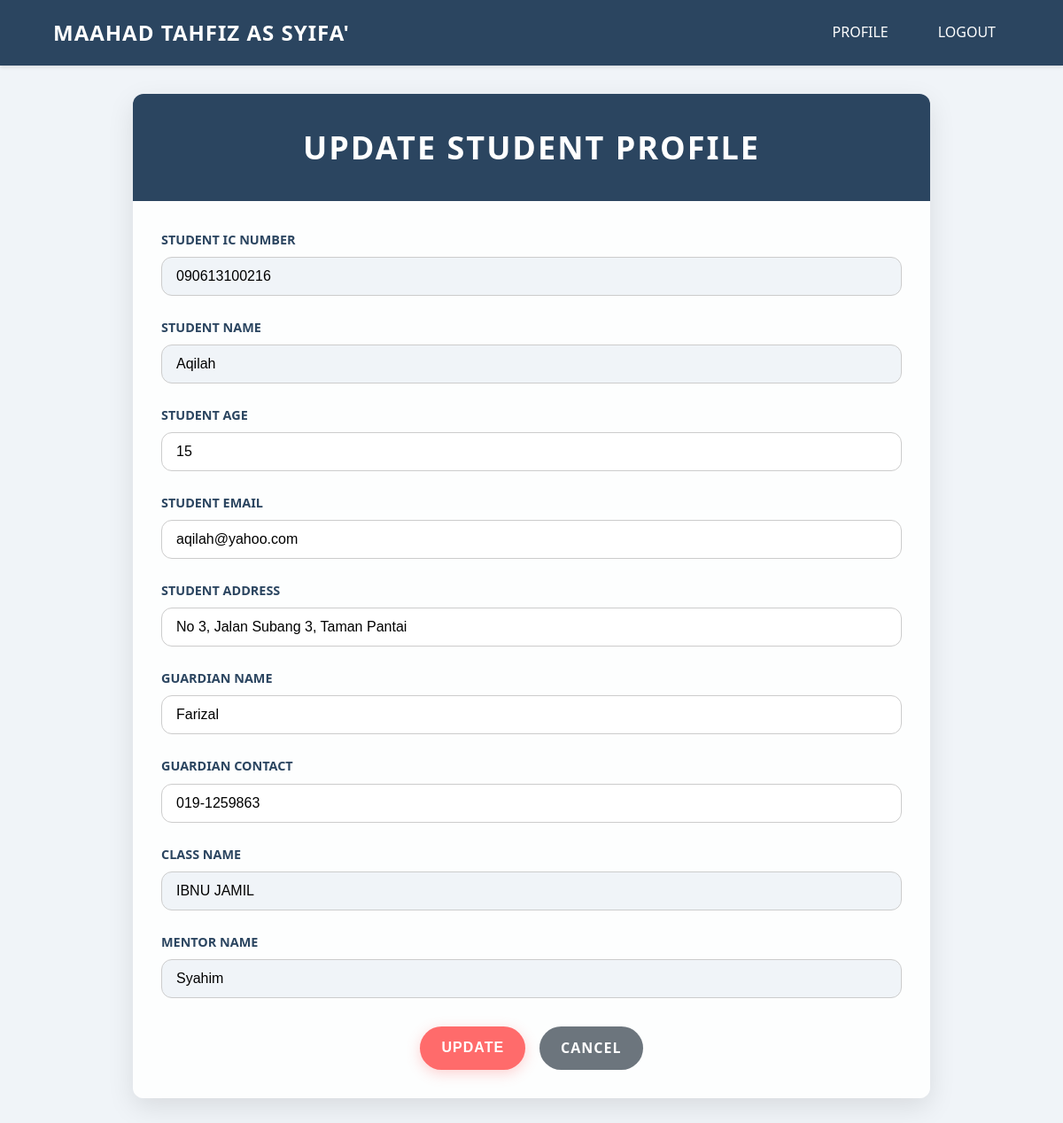
Page /stuUpdate.php (signed in) on the committed database.
### tables this page shows
CREATE TABLE `student` (
  `studentIC` varchar(14) NOT NULL,
  `studentPass` varchar(255) NOT NULL,
  `studentName` varchar(30) NOT NULL,
  `studentAge` int NOT NULL,
  `studentEmail` varchar(30) NOT NULL,
  `studentAddress` varchar(100) NOT NULL,
  `guardianName` varchar(30) NOT NULL,
  `guardianContact` varchar(12) NOT NULL,
  `status` varchar(2) NOT NULL,
  `classID` varchar(10) NOT NULL
);

CREATE TABLE `class` (
  `classID` varchar(10) NOT NULL,
  `className` varchar(30) NOT NULL,
  `classCount` int NOT NULL,
  `staffID` varchar(10) NOT NULL
);

CREATE TABLE `staff` (
  `staffID` varchar(10) NOT NULL,
  `staffName` varchar(30) NOT NULL,
  `staffEmail` varchar(30) NOT NULL,
  `staffContact` varchar(12) NOT NULL,
  `qualification` varchar(30) NOT NULL,
  `staffRole` varchar(30) NOT NULL,
  `staffPass` varchar(255) NOT NULL
);

### stuUpdate.php (the view, shortened to what this page needs)
<?php
include_once "stuHeader.php";
$studentIC = $_SESSION['userID'];
$stmt = $conn->prepare("
    SELECT s.*, c.className, st.staffName as mentorName
    FROM student s
    JOIN class c ON s.classID = c.classID
    JOIN staff st ON c.staffID = st.staffID
    WHERE s.studentIC = ?
");
$stmt->bind_param("s", $studentIC);
$stmt->execute();
$result = $stmt->get_result();
if ($result->num_rows === 1) {
    $row = $result->fetch_assoc();
    $studentName = $row['studentName'];
    $studentAge = $row['studentAge'];
    $studentEmail = $row['studentEmail'];
    $studentAddress = $row['studentAddress'];
    $guardianName = $row['guardianName'];
    $guardianContact = $row['guardianContact'];
    $className = $row['className'];
    $mentorName = $row['mentorName'];
} else {
    echo "Error: Student not found.";
    exit;
}
?>
<!DOCTYPE html>
<html lang="en">
<head>
</head>
<body>
    <div class="update-container">
        <div class="update-header">
            <h2>Update Student Profile</h2>
        </div>
        <div class="update-content">
            <form action="stuUpdate.php" method="post" onsubmit="return validateForm()">
                <div class="form-group">
                    <label>Student IC Number</label>
                    <input type="text" name="studentIC" class="form-control"
                        value="<?php echo htmlspecialchars($studentIC); ?>" readonly>
                </div>
                <div class="form-group">
                    <label>Student Name</label>
                    <input type="text" name="studentName" class="form-control"
                        value="<?php echo htmlspecialchars($studentName); ?>" readonly>
                </div>
                <div class="form-group">
                    <label>Student Age</label>
                    <input type="number" name="studentAge" class="form-control"
                        value="<?php echo htmlspecialchars($studentAge); ?>" required>
                </div>
                <div class="form-group">
                    <label>Student Email</label>
                    <input type="email" name="studentEmail" class="form-control"
                        value="<?php echo htmlspecialchars($studentEmail); ?>" required>
                </div>
                <div class="form-group">
                    <label>Student Address</label>
                    <input type="text" name="studentAddress" class="form-control"
                        value="<?php echo htmlspecialchars($studentAddress); ?>" required>
                </div>
                <div class="form-group">
                    <label>Guardian Name</label>
                    <input type="text" name="guardianName" class="form-control"
                        value="<?php echo htmlspecialchars($guardianName); ?>" pattern="[A-Za-z\s]+"
                        title="Only letters and spaces are allowed" required>
                </div>
                <div class="form-group">
                    <label>Guardian Contact</label>
                    <input type="text" name="guardianContact" class="form-control"
                        value="<?php echo htmlspecialchars($guardianContact); ?>" pattern="01\d-\d{7}"
                        title="Format: 01#-#######" required>
                </div>
                <div class="form-group">
                    <label>Class Name</label>
                    <input type="text" name="className" class="form-control"
                        value="<?php echo htmlspecialchars($className); ?>" readonly>
                </div>
                <div class="form-group">
                    <label>Mentor Name</label>
                    <input type="text" name="mentorName" class="form-control"
                        value="<?php echo htmlspecialchars($mentorName); ?>" pattern="[A-Za-z\s]+"
                        title="Only letters and spaces are allowed" readonly>
                </div>
                <div class="btn-container">
                    <input type="submit" class="btn btn-primary" value="Update">
                    <a href="stuProfile.php" class="btn btn-secondary">Cancel</a>
                </div>
            </form>
        </div>
    </div>
</body>
</html>

### stuHeader.php (style rules this page uses)
:root { --primary-color: #2b4560; --secondary-color: #ffffff; --hover-color: #3a5f81; --background-color: #f0f4f8; }
* { margin: 0; padding: 0; box-sizing: border-box; }
body { font-family: 'Segoe UI', Tahoma, Geneva, Verdana, sans-serif; background-color: var(--background-color); line-height: 1.6; }

### stuUpdate.php (style rules this page uses)
:root { --primary-color: #2b4560; --secondary-color: #ffffff; --accent-color: #ff6b6b; --text-color: #333; --border-radius: 12px; --background-color: #f0f4f8; }
.update-container { max-width: 900px; margin: 2rem auto; background: rgba(255, 255, 255, 0.9); border-radius: var(--border-radius); box-shadow: 0 10px 30px rgba(0, 0, 0, 0.1); overflow: hidden; }
.update-header { background-color: var(--primary-color); color: var(--secondary-color); padding: 2rem; text-align: center; font-size: 1.5em; letter-spacing: 2px; text-transform: uppercase; }
.update-content { padding: 2rem; }
.form-group { margin-bottom: 1.5rem; }
.form-group label { display: block; font-weight: 600; margin-bottom: 0.5rem; color: var(--primary-color); font-size: 0.9em; text-transform: uppercase; }
.form-control { width: 100%; padding: 0.75rem 1rem; font-size: 1em; border: 1px solid #ccc; border-radius: var(--border-radius); transition: all 0.3s ease; }
.form-control[readonly] { background-color: var(--background-color); cursor: not-allowed; }
.btn-container { display: flex; justify-content: center; gap: 1rem; margin-top: 2rem; }
.btn { padding: 0.75rem 1.5rem; font-size: 1em; cursor: pointer; border: none; border-radius: 50px; transition: all 0.3s ease; text-decoration: none; text-transform: uppercase; font-weight: 600; letter-spacing: 1px; }
.btn-primary { background-color: var(--accent-color); color: var(--secondary-color); box-shadow: 0 4px 15px rgba(255, 107, 107, 0.3); }
.btn-secondary { background-color: #6c757d; color: var(--secondary-color); }

### rows in the picture
student: studentName "Aqilah", studentAge "15", studentEmail "aqilah@yahoo.com", studentAddress "No 3, Jalan Subang 3, Taman Pantai", guardianName "Farizal", guardianContact "019-1259863", className "IBNU JAMIL", mentorName "Syahim"
